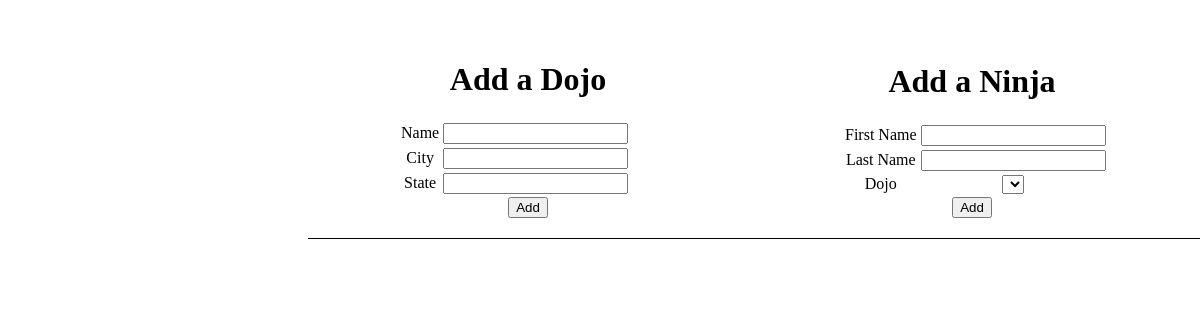
The app's page /, older data.
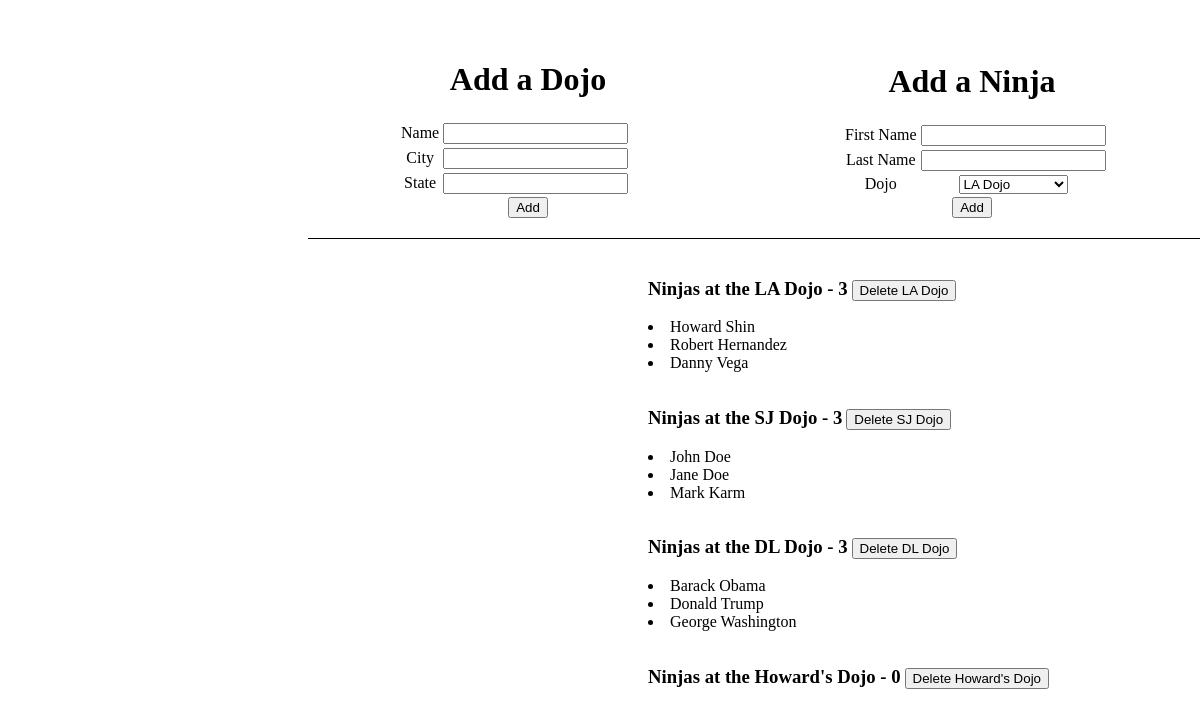
The same page, newer data.
### dojo_ninjas_app/models.py (models this page shows)
class Dojo(models.Model):
    name = models.CharField(max_length=255)
    city = models.CharField(max_length=255)
    state = models.CharField(max_length=2)
    desc = models.TextField(null=True)

class Ninja(models.Model):
    first_name = models.CharField(max_length=255)
    last_name = models.CharField(max_length=255)
    dojo_id = models.ForeignKey(
        Dojo,
        related_name = "ninjas",
        on_delete = models.CASCADE
    )

### dojo_ninjas_app/views.py (the view)
# urls.py: path('', views.index),
def index(request):
    context={
        "all_dojos": Dojo.objects.all(),
    }
    return render(request, "index.html", context)

### dojo_ninjas_app/templates/index.html (shortened to what this page needs)
<!DOCTYPE html>
<html lang="en">
<head>
    {% load static %}
    <link rel="stylesheet" href="{% static 'css/style.css' %}">
</head>
<body>
    <div id="container">
        <div id="top-half">
            <div id="add-dojo">
                <form action="/add_dojo" method="POST">
                    <h1> Add a Dojo </h1>
                    <table>
                        <tr>
                            <td> Name </td>
                            <td><input type="text" id="name" name="name"></td>
                        </tr>
                        <tr>
                            <td> City </td>
                            <td><input type="text" id="city" name="city"></td>
                        </tr>
                        <tr>
                            <td> State </td>
                            <td><input type="text" id="state" name="state"></td>
                        </tr>
                    </table>
                    <button> Add </button>
                </form>
            </div>
            <div id="add-ninja">
                <form action="/add_ninja" method="POST">
                    <h1> Add a Ninja </h1>
                    <table>
                        <tr>
                            <td> First Name </td>
                            <td><input type="text" id="first_name" name="first_name"></td>
                        </tr>
                        <tr>
                            <td> Last Name </td>
                            <td><input type="text" id="last_name" name="last_name"></td>
                        </tr>
                        <tr>
                            <td> Dojo </td>
                            <td>
                                <select name="dojo-name">
                                    {% for dojo in all_dojos %}
                                    <option value={{ dojo.id }}> {{ dojo.name }} </option>
                                    {% endfor %}
                                </select>
                            </td>
                        </tr>
                    </table>
                    <button> Add </button>
                </form>
            </div>
        </div>
        <div id="bottom-half">
            {% for dojo in all_dojos %}
                <ul>
                    <h3> Ninjas at the {{ dojo.name }} - {{ dojo.ninjas.all|length }} </h3>
                    <button name="delete" value={{ dojo.id }}> Delete {{ dojo.name }} </button>
                    {% for student in dojo.ninjas.all %}
                    <li> {{ student.first_name }} {{ student.last_name }} </li>
                    {% endfor %}
                </ul>
            {% endfor %}
        </div>
    </div>
</body>
</html>

### dojo_ninjas_app/static/css/style.css (style rules this page uses)
#container { width: 900px; margin-left: 300px; }
#top-half { width: 900px; margin: 20px 0px; border-bottom: 1px solid black; }
#add-dojo , #add-ninja { width: 400px; margin: 20px; text-align: center; display: inline-block; }
table { margin-left: 70px; }
ul { margin-left: 300px; }
#bottom-half button, h3 { display:inline-block; }
li { list-style: inside; }

Row changes from the older to the newer data that the page shows:
added Dojo: name "LA Dojo", ninjas.all|length "3"
added Ninja: first_name "Howard", last_name "Shin", shown under "LA Dojo"
added Ninja: first_name "Robert", last_name "Hernandez", shown under "LA Dojo"
added Ninja: first_name "Danny", last_name "Vega", shown under "LA Dojo"
added Dojo: name "SJ Dojo", ninjas.all|length "3"
added Ninja: first_name "John", last_name "Doe", shown under "SJ Dojo"
added Ninja: first_name "Jane", last_name "Doe", shown under "SJ Dojo"
added Ninja: first_name "Mark", last_name "Karm", shown under "SJ Dojo"
added Dojo: name "DL Dojo", ninjas.all|length "3"
added Ninja: first_name "Barack", last_name "Obama", shown under "DL Dojo"
added Ninja: first_name "Donald", last_name "Trump", shown under "DL Dojo"
added Ninja: first_name "George", last_name "Washington", shown under "DL Dojo"
added Dojo: name "Howard's Dojo", ninjas.all|length "0"
Text that changed along with them:
form field dojo-name: (not shown) → "LA Dojo"
